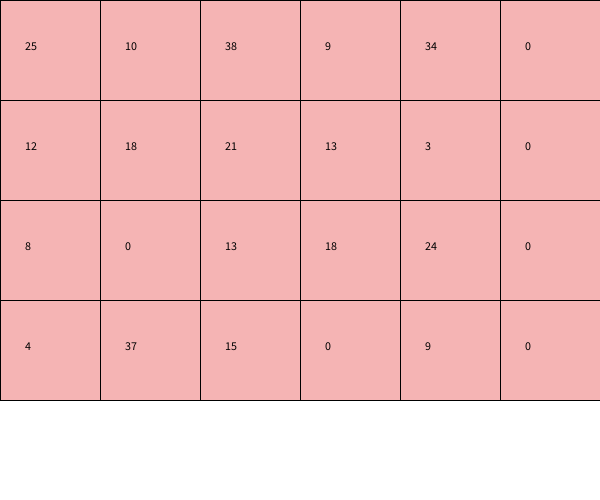
Frame 1 (no input)
Frame 60 (the mouse pressed at the canvas centre just before this capture): identical to frame 1, image omitted
Frame 120 (the mouse held since frame 60 and released just before this capture): identical to frame 1, image omitted

The Processing sketch that drew this single still picture (run headless with seeded random() and noise(); from frame 60 on, the mouse is pressed at the canvas centre):

// Processing sketch: week11_2_random_seat_array_value
// ── week11_2_random_seat_array_value.pde
void setup()
{
  size(600, 500);  
  for (int i=0; i<4; i++){
    for (int j=0; j<5; j++){
      value[i][j] = int(random(40));
    }
  }
}
int [][]value = new int[4][6];
void draw()
{
  background(255);
  for (int i=0; i<4; i++){
    for (int j=0; j<6; j++){
      fill(#F5B4B4); rect(j*100, i*100, 100, 100);
      fill(0); text(value[i][j], j*100+25, i*100+50);
    }
  }
}
